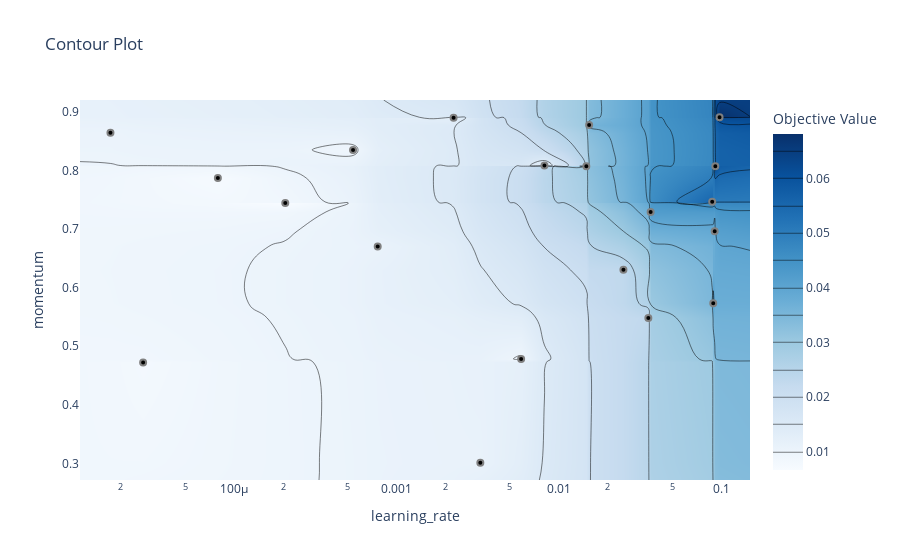

The code cell stored with this chart in its notebook:
### Code cell
target_names = list(study.trials[0].params.keys())
fig = optuna.visualization.plot_contour(study, params=target_names)
fig.show()

### Figure 1 — Plotly figure (JSON) as saved in the notebook; plotly's stock layout.template omitted (floating-point values rounded to 4 significant figures; data arrays with more than 128 entries replaced by an {"elided": "..."} marker saying what was removed)
{"data": [{"autocontour": true, "colorbar": {"title": {"text": "Objective Value"}}, "colorscale": [[0, "rgb(247,251,255)"], [0.125, "rgb(222,235,247)"], [0.25, "rgb(198,219,239)"], [0.375, "rgb(158,202,225)"], [0.5, "rgb(107,174,214)"], [0.625, "rgb(66,146,198)"], [0.75, "rgb(33,113,181)"], [0.875, "rgb(8,81,156)"], [1, "rgb(8,48,107)"]], "connectgaps": true, "contours": {"coloring": "heatmap", "end": 0.065, "size": 0.005, "start": 0.01}, "hoverinfo": "none", "line": {"smoothing": 1.3}, "reversescale": false, "type": "contour", "x": [1.121e-05, 1.727e-05, 2.745e-05, 7.927e-05, 0.0002063, 0.0005396, 0.0007656, 0.002247, 0.003284, 0.005858, 0.008154, 0.01478, 0.01537, 0.02501, 0.03561, 0.03679, 0.08813, 0.08944, 0.09128, 0.09212, 0.09781, 0.1507], "y": [0.2716, 0.3011, 0.4724, 0.4785, 0.5484, 0.5734, 0.6306, 0.6707, 0.6966, 0.7296, 0.7449, 0.7467, 0.7875, 0.8077, 0.8077, 0.8089, 0.8356, 0.865, 0.8781, 0.8905, 0.8913, 0.9208], "z": {"elided": "22x22 float values"}}, {"marker": {"color": "black", "line": {"color": "Gray", "width": 2}}, "mode": "markers", "name": "Feasible Trial", "showlegend": false, "type": "scatter", "x": [0.003284, 7.927e-05, 1.727e-05, 0.02501, 0.008154, 2.745e-05, 0.0005396, 0.01537, 0.09212, 0.005858, 0.09128, 0.09781, 0.08813, 0.0007656, 0.03561, 0.002247, 0.0002063, 0.03679, 0.08944, 0.01478], "y": [0.3011, 0.7875, 0.865, 0.6306, 0.8089, 0.4724, 0.8356, 0.8781, 0.8077, 0.4785, 0.6966, 0.8913, 0.7467, 0.6707, 0.5484, 0.8905, 0.7449, 0.7296, 0.5734, 0.8077]}, {"marker": {"color": "#cccccc", "line": {"color": "Gray", "width": 2}}, "mode": "markers", "name": "Infeasible Trial", "showlegend": false, "type": "scatter", "x": [], "y": []}], "layout": {"autosize": true, "title": {"text": "Contour Plot"}, "xaxis": {"range": [-4.95, -0.822], "title": {"text": "learning_rate"}, "type": "log"}, "yaxis": {"range": [0.2716, 0.9208], "title": {"text": "momentum"}, "type": "linear"}}}
